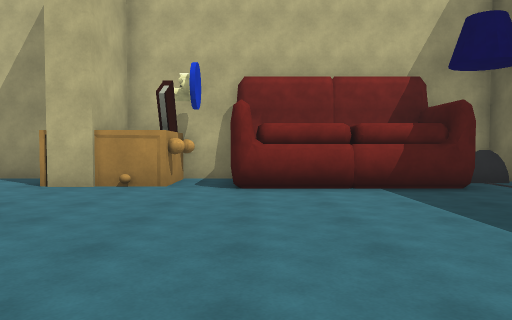
[1] (above)

24 first-person views from a walk through a Unity game level. The camera is 1.4 m above the floor, tilts 2° down and sees 70° across. The floor is counted in squares, 2 m on a side. Each view is taken from the middle of a square. On the plan, view 1 faces up. The plan holds only what a view shows up to about 11 squares ahead; the rest is blank. The player character is not drawn.

[2]
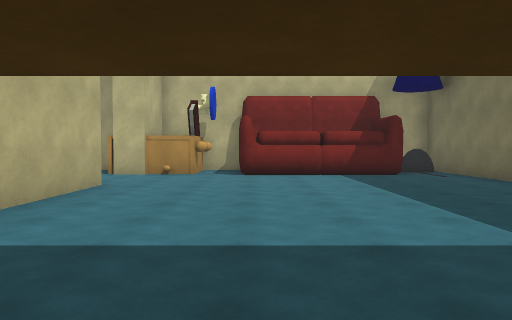

[3]
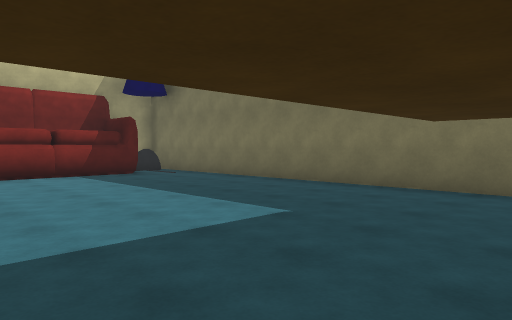

[4]
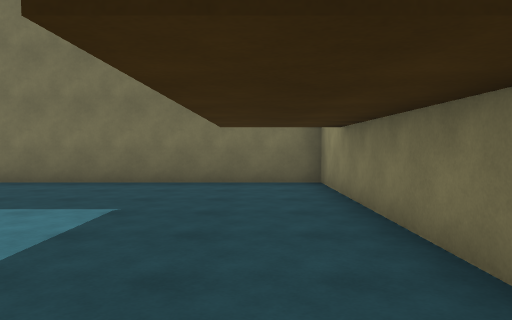

[5]
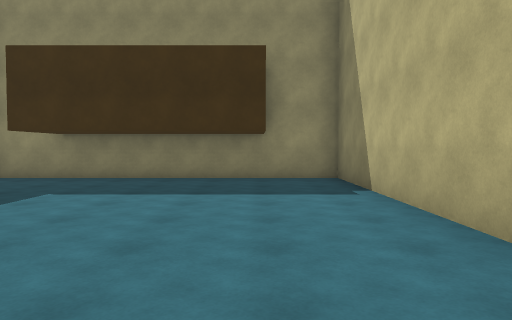

[6]
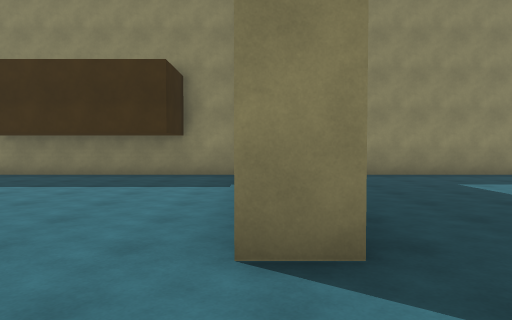

[7]
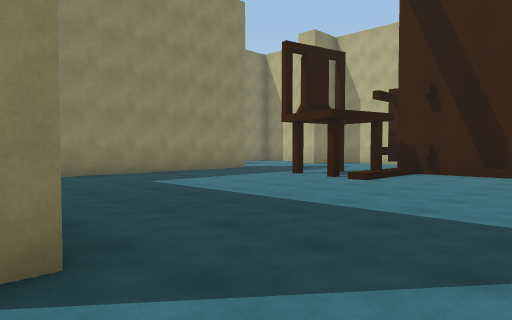

[8]
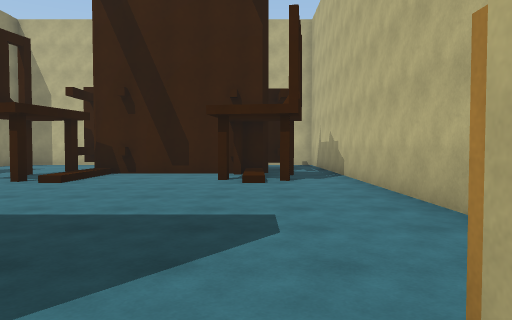

[9]
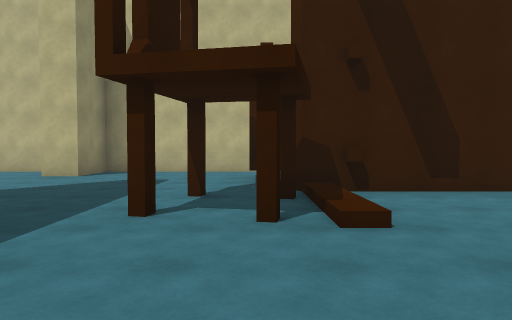

[10]
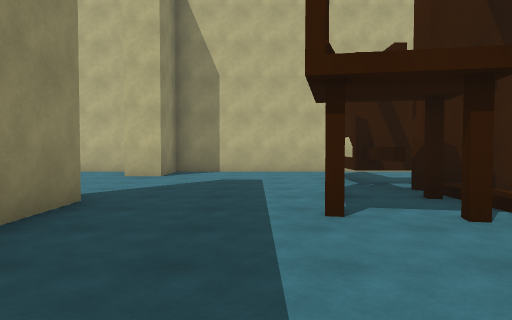

[11]
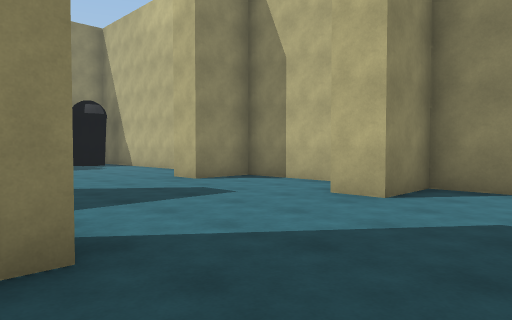

[12]
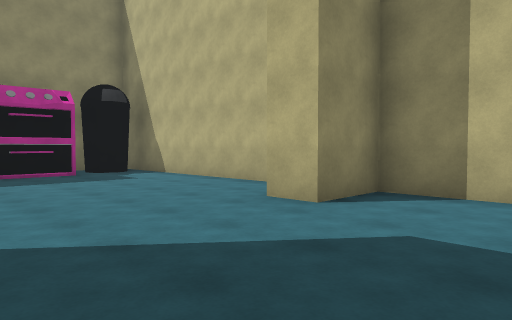

[13]
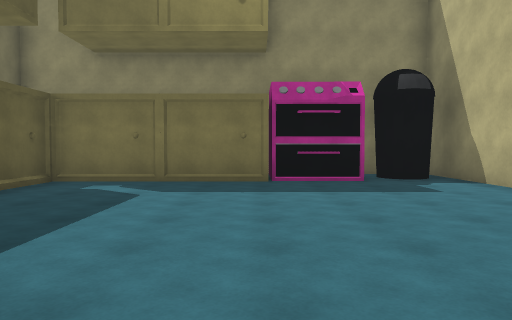

[14]
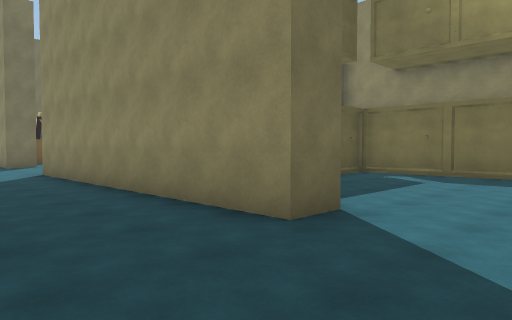

[15]
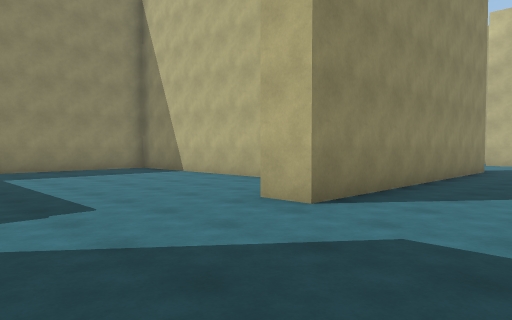

[16]
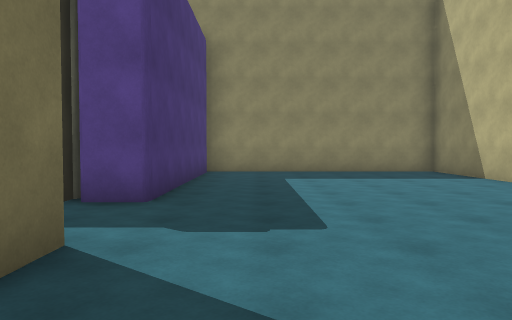

[17]
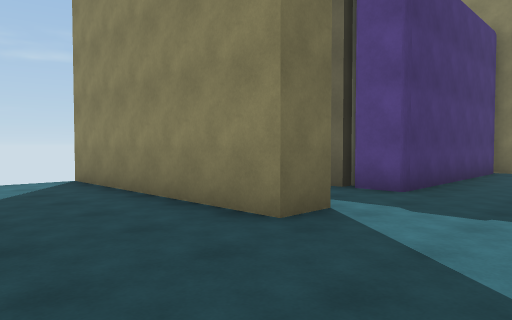

[18]
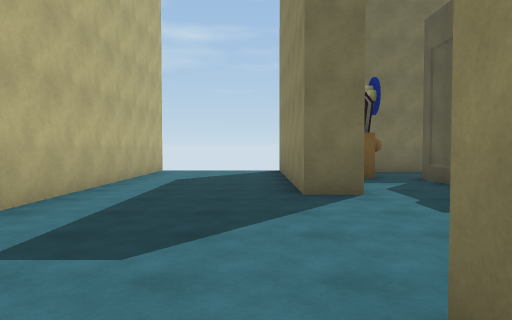

[19]
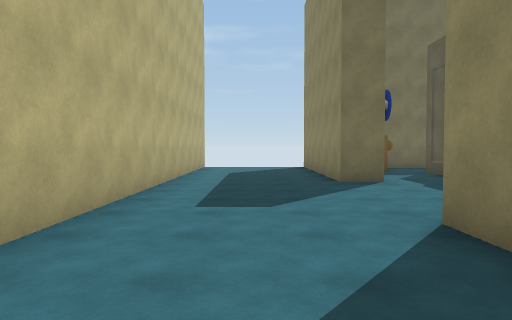

[20]
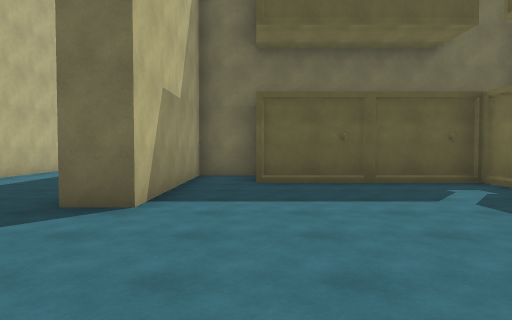

[21]
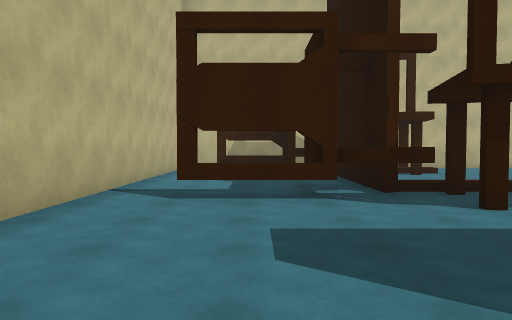

[22]
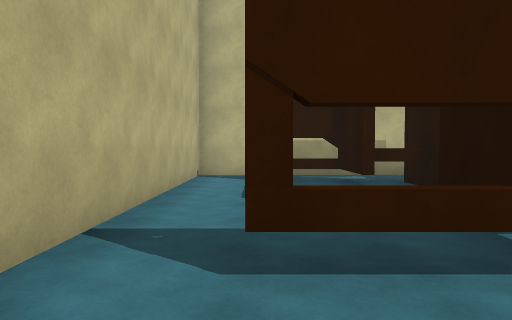

[23]
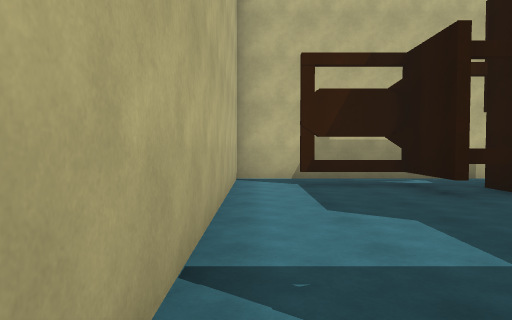

[24]
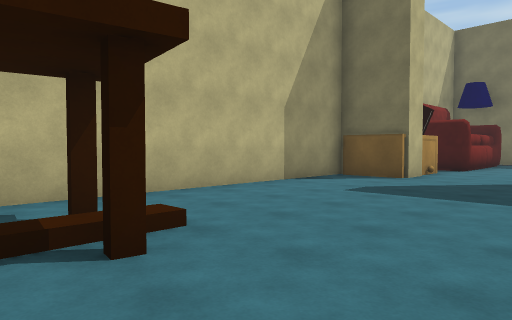

### Floor plan
Key: @ floor where view 1 was taken; # wall or solid block; x gap in a wall; . floor; / step, stairs or slope; = window, fence, low wall or low ledge; ^ raised ledge; T table; L lamp; E oven; O other object.
Columns run from 18 left of view 1 to 6 right of it. Each row starts with its distance up from view 1.
  9 ###################
  8 #..............##.#    #
  7 #.#=#^x/.......#T.### L#
  6 #...##///.........####.##
  5 #...##.#................#
  4 #....#..................#
  3 #....#.........#........#
  2 #...###//......#........#
  1 #.#=#^##.......#........#
  0 #.....##...... #..@.....#
 -1 #............. #........#
 -2 #............. #........#
 -3 #............  #........#
 -4 ###....##################
 -5 #.......................
 -6 #.......................
 -7 #.......................
 -8 ###....########....######
 -9 #..........#  .......OO#
-10 #.........## .........O#
-11 #.........###......###.#
-12 #.........# #......#   #
-13 #.........# #......#
-14 #.........# #......#
-15 ###E####### #......#
-16  ##  #      #......#
-17             ########

Positions as (right, up) in squares from view 1, and headings:
1: (0, 0), facing up
2: (0, -3), facing up
3: (-1, -3), facing up-right
4: (-2, -2), facing right
5: (-1, 5), facing down
6: (-3, 6), facing down
7: (-3, 6), facing down-left
8: (-3, 6), facing left
9: (-7, 1), facing left
10: (-7, -1), facing left
11: (-11, -1), facing down-left
12: (-12, -5), facing down-left
13: (-13, -7), facing down
14: (-14, -5), facing down-right
15: (0, -5), facing down-left
16: (-1, -6), facing down
17: (-2, -5), facing down-right
18: (-5, -7), facing right
19: (-7, -6), facing right
20: (-16, -10), facing right
21: (-15, -4), facing up
22: (-16, -1), facing up
23: (-17, 0), facing up
24: (-12, 3), facing up-right
